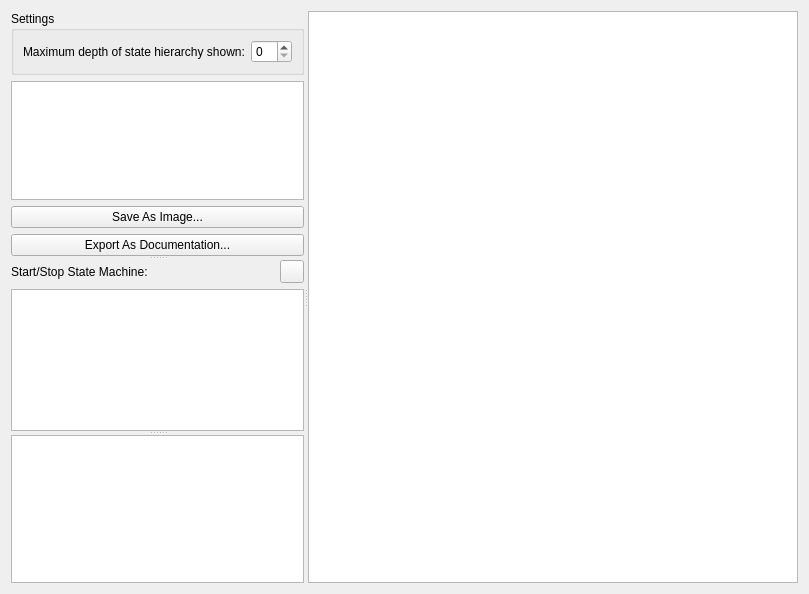
<?xml version="1.0" encoding="UTF-8"?>
<ui version="4.0">
 <class>GammaRay::StateMachineViewer</class>
 <widget class="QWidget" name="GammaRay::StateMachineViewer">
  <property name="geometry">
   <rect>
    <x>0</x>
    <y>0</y>
    <width>809</width>
    <height>594</height>
   </rect>
  </property>
  <property name="windowTitle">
   <string>Form</string>
  </property>
  <layout class="QVBoxLayout" name="verticalLayout_2">
   <item>
    <widget class="QSplitter" name="verticalSplitter">
     <property name="orientation">
      <enum>Qt::Horizontal</enum>
     </property>
     <widget class="QSplitter" name="splitter">
      <property name="orientation">
       <enum>Qt::Vertical</enum>
      </property>
      <widget class="QWidget" name="layoutWidget">
       <layout class="QVBoxLayout" name="verticalLayout">
        <item>
         <widget class="QGroupBox" name="groupBox">
          <property name="title">
           <string>Settings</string>
          </property>
          <layout class="QGridLayout" name="gridLayout_4">
           <item row="0" column="0">
            <widget class="QLabel" name="depthlLabel">
             <property name="text">
              <string>Maximum depth of state hierarchy shown:</string>
             </property>
            </widget>
           </item>
           <item row="0" column="1">
            <widget class="QSpinBox" name="depthSpinBox">
             <property name="value">
              <number>0</number>
             </property>
            </widget>
           </item>
          </layout>
         </widget>
        </item>
        <item>
         <widget class="QTreeView" name="stateMachinesView">
          <property name="rootIsDecorated">
           <bool>false</bool>
          </property>
          <property name="uniformRowHeights">
           <bool>true</bool>
          </property>
          <attribute name="headerStretchLastSection">
           <bool>false</bool>
          </attribute>
         </widget>
        </item>
        <item>
         <widget class="QPushButton" name="exportButton">
          <property name="text">
           <string>Save As Image...</string>
          </property>
         </widget>
        </item>
        <item>
         <widget class="QPushButton" name="exportAsDocumentationButton">
          <property name="text">
           <string>Export As Documentation...</string>
          </property>
         </widget>
        </item>
       </layout>
      </widget>
      <widget class="QWidget" name="layoutWidget1">
       <layout class="QGridLayout" name="gridLayout">
        <item row="0" column="0">
         <widget class="QLabel" name="label">
          <property name="text">
           <string>Start/Stop State Machine:</string>
          </property>
         </widget>
        </item>
        <item row="0" column="1">
         <widget class="QToolButton" name="startStopButton">
          <property name="text">
           <string/>
          </property>
          <property name="checkable">
           <bool>true</bool>
          </property>
         </widget>
        </item>
        <item row="1" column="0" colspan="2">
         <widget class="QTreeView" name="singleStateMachineView">
          <property name="uniformRowHeights">
           <bool>true</bool>
          </property>
          <attribute name="headerStretchLastSection">
           <bool>false</bool>
          </attribute>
         </widget>
        </item>
       </layout>
      </widget>
      <widget class="QPlainTextEdit" name="plainTextEdit">
       <property name="readOnly">
        <bool>true</bool>
       </property>
       <property name="maximumBlockCount">
        <number>100</number>
       </property>
       <property name="centerOnScroll">
        <bool>false</bool>
       </property>
      </widget>
     </widget>
     <widget class="StateMachineView" name="graphicsView">
      <property name="sizePolicy">
       <sizepolicy hsizetype="Expanding" vsizetype="Expanding">
        <horstretch>1</horstretch>
        <verstretch>0</verstretch>
       </sizepolicy>
      </property>
     </widget>
    </widget>
   </item>
  </layout>
 </widget>
 <customwidgets>
  <customwidget>
   <class>StateMachineView</class>
   <extends>QGraphicsView</extends>
   <header>statemachineview.h</header>
  </customwidget>
 </customwidgets>
 <resources/>
 <connections/>
</ui>
